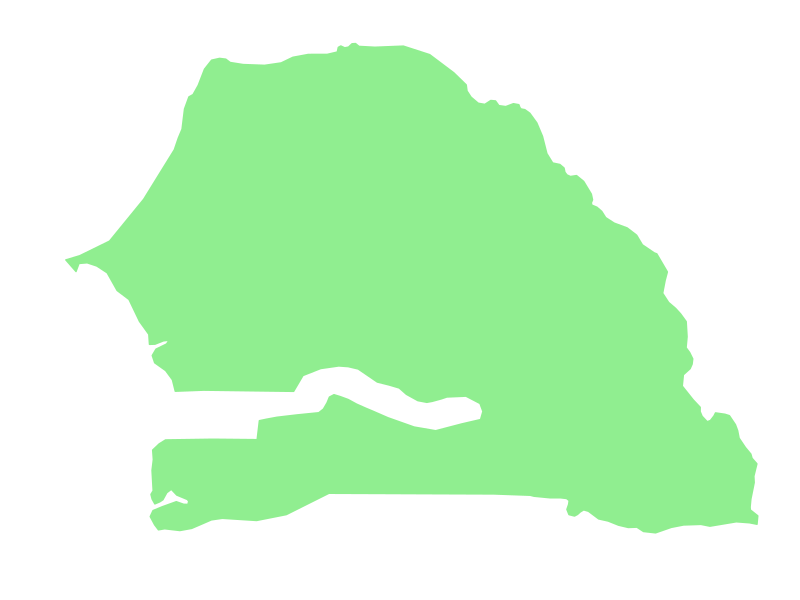

Generate this figure with R:
#senegal mapper 01/08/21
#rm(list=ls())
#
#setwd('C:/Users/Faiz/Desktop/_Omdena/software')
library(ggplot2)
library(maps)

#simple map
world_map <- map_data("world")
senegal <- subset(world_map, world_map$region=="Senegal")

#------#my choice mapping script--------------#
#basemap
#Creat a base plot with gpplot2
p <- ggplot() + coord_fixed() +
  xlab("") + ylab("")

#Add map to base plot (world)
base_world_messy <- p + geom_polygon(data=world_map, aes(x=long, y=lat, group=group), 
                                     colour="light green", fill="light green")

#map_cleaner
cleanup <- 
  theme(panel.grid.major = element_blank(), panel.grid.minor = element_blank(), 
        panel.background = element_rect(fill = 'white', colour = 'white'), 
        axis.line = element_line(colour = "white"), legend.position="none",
        axis.ticks=element_blank(), axis.text.x=element_blank(),
        axis.text.y=element_blank())
base_world <- base_world_messy + cleanup
#base_world
#------adding senegal--------------#
#add map to base plot (senegal)
base_senegal_messy <- p + geom_polygon(data=senegal, aes(x=long, y=lat, group=group), 
                                   colour="light green", fill="light green")
#base_mex_messy
base_senegal <- base_senegal_messy + cleanup
#base_senegal
remove(base_senegal_messy, base_world, base_world_messy, p, cleanup, world_map, senegal)
